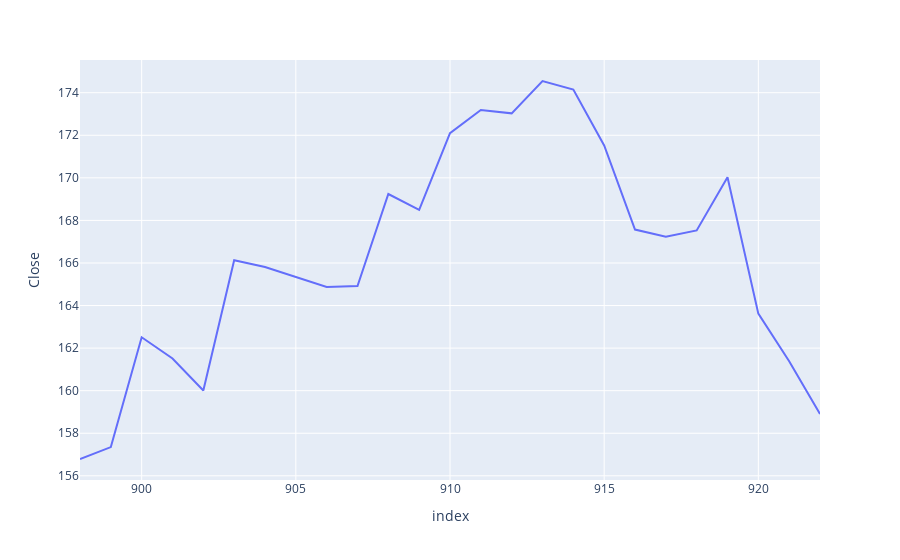

The notebook cell this image was saved under:
### Code cell
import plotly.offline as pyo
import plotly.graph_objects as go
import plotly.express as px
pyo.init_notebook_mode(connected=True)
pd.options.plotting.backend='plotly'
plot1=df['Close']

px.line(plot1,y='Close',labels={'x':'date','y':'year'})
px.line(valid,y='Close',labels={'x':'date','y':'year'})

### Figure 1 — Plotly figure (JSON) as saved in the notebook; plotly's stock layout.template omitted (floating-point values rounded to 4 significant figures)
{"data": [{"hovertemplate": "index=%{x}<br>Close=%{y}<extra></extra>", "legendgroup": "", "line": {"color": "#636efa", "dash": "solid"}, "marker": {"symbol": "circle"}, "mode": "lines", "name": "", "orientation": "v", "showlegend": false, "type": "scatter", "x": [898, 899, 900, 901, 902, 903, 904, 905, 906, 907, 908, 909, 910, 911, 912, 913, 914, 915, 916, 917, 918, 919, 920, 921, 922], "xaxis": "x", "y": [156.8, 157.4, 162.5, 161.5, 160.0, 166.1, 165.8, 165.4, 164.9, 164.9, 169.2, 168.5, 172.1, 173.2, 173.0, 174.6, 174.1, 171.5, 167.6, 167.2, 167.5, 170.0, 163.6, 161.4, 158.9], "yaxis": "y"}], "layout": {"autosize": true, "legend": {"tracegroupgap": 0}, "margin": {"t": 60}, "xaxis": {"anchor": "y", "autorange": true, "domain": [0, 1], "range": [898, 922], "title": {"text": "index"}, "type": "linear"}, "yaxis": {"anchor": "x", "autorange": true, "domain": [0, 1], "range": [155.8, 175.5], "title": {"text": "Close"}, "type": "linear"}}}
